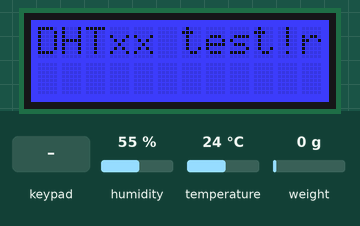
Simulated run of this sketch. Board: Arduino Uno, built with avr-gcc and run on an emulated ATmega328P. Shown: 12×2 character LCD. The test bench sets the inputs (shaded band); at power-on: humidity 55 %, temperature 24 °C, weight on the scale 0 g.

Above: at 2.3 s.
2.4 s: key 'U' pressed
At 3.0 s:
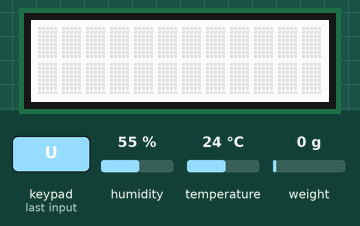
5.4 s: key 'D' pressed
At 7.48 s:
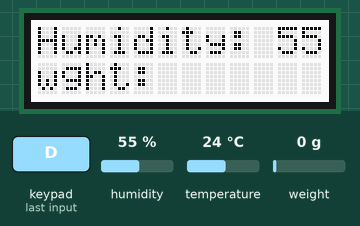
8.4 s: key 'L' pressed
At 8.7 s:
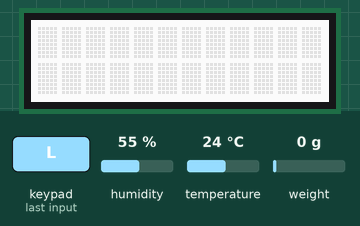
Timing chart, 0 to 11.4 s (numbered marks = the images above; inputs shaded):
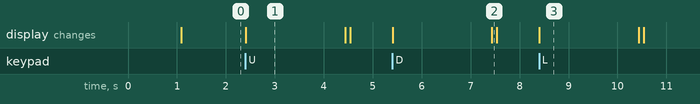

Measured:
- after the input at 2.4 s, the display: changes at once (image 1)
- after the input at 5.4 s, the display: first changes at once (image 2 shows a later state)
- after the input at 8.4 s, the display: changes at once (image 3)
- what the display in image 1 shows lasts 2.0 s, from 2.4 s to 4.4 s

The sketch:

filamint_lcd_wght_hum_Rev3.ino
```cpp
#include <Adafruit_RGBLCDShield.h>
#include <Adafruit_Sensor.h>
/********************
This program will display a menu for the user. It will display the menu options
and be able to change the backlight color (including shutting the screen off the save battery life).
This program will also include button interaction with the user.

FilaMint, 2016
Portland State University

 ********************/

//This will inlcude the library to the arduino
#include <Wire.h>
#include <Adafruit_RGBLCDShield.h>
#include <utility/Adafruit_MCP23017.h>
#include <math.h>


//The shield uses I2C pins
Adafruit_RGBLCDShield lcd = Adafruit_RGBLCDShield();

//These definitions are for the color
#define OFF 0x0
#define RED 0x1
#define BLUE 0x4
#define WHITE 0x7

// humidity
#include "DHT.h"
#define DHTPIN 2     // what digital pin we're connected to
#define DHTTYPE DHT22   // DHT 22  (AM2302), AM2321
DHT dht(DHTPIN, DHTTYPE);

//weight
#include "HX711.h"
HX711 scale(A1, A0);    // parameter "gain" is ommited; the default value 128 is used by the library


void setup() {
  //Debugging output
  Serial.begin(9600);
  //The LCDs # columns and # rows
  lcd.begin(12,2);

  //Print welcome message
  lcd.print("FilaMint");
  lcd.setBacklight(BLUE);

  //hum
 // Serial.begin(9600);
  //Serial.println("DHTxx test!");
    lcd.clear();
  lcd.print("DHTxx test!");
  dht.begin();

  //weight
  // by the SCALE parameter (not set yet)

  scale.set_scale(2280.f);                      // this value is obtained by calibrating the scale with known weights; see the README for details
  scale.tare();                // reset the scale to 0

   lcd.print("read: \t\t");
  lcd.println(scale.read());                 // print a raw reading from the ADC
}

//unsigned integer of 8 bits length
uint8_t i=0;

void loop() {
  //set the cursor to column 0, line 1
  lcd.setCursor(0,1);

  //checks for button press
  uint8_t buttons = lcd.readButtons();

  if (buttons){
  lcd.clear();
  lcd.setCursor(0,0);
  lcd.setBacklight(WHITE);

    // Wait a few seconds between measurements.
  delay(2000);

  // Reading temperature or humidity takes about 250 milliseconds!
  // Sensor readings may also be up to 2 seconds 'old' (its a very slow sensor)
  float h = dht.readHumidity();
  // Read temperature as Celsius (the default)
    // Check if any reads failed and exit early (to try again).
  if (isnan(h)) {
    Serial.println("Failed to read from DHT sensor!");
    return;

  /*******
   if(humidity == high){
   lcd.setCursor(0,1);
   lcd.print("WARNING: High humidity." + \n + "Please add new silica beads.");
   lcd.setBacklight(BLUE);}

   if(filament == low){
   lcd.setCursor(0,1);
   lcd.print("WARNING: Low Filament.: +\n + "There is approximately " + filament_length + " left.");
   lcd.setBacklight(BLUE);}


   *******/

}

// uncomment humidity
//move cursor to next line to show both readings
  lcd.clear();
 lcd.print("Humidity: ");
  lcd.print(h);

 lcd.setCursor(0,1);
   lcd.print("wght: \t");
 lcd.print(scale.get_units(), 1);
  }

}
```
